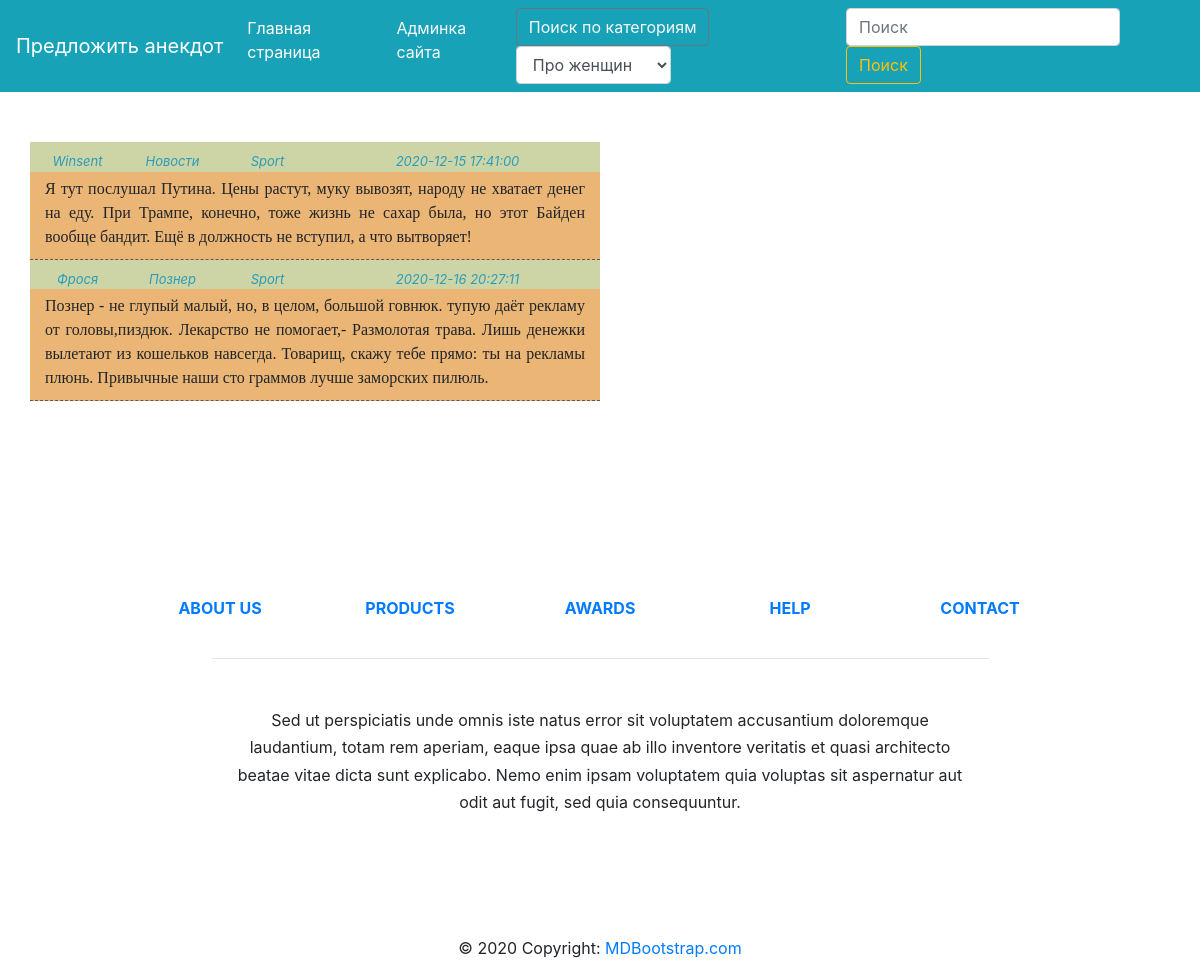
The app's page /elem/category.php?category=Sport with its own data.
### tables this page shows
CREATE TABLE `anecdot` (
  `id` int(11) NOT NULL,
  `user_name` varchar(128) DEFAULT NULL,
  `title` varchar(132) DEFAULT NULL,
  `text` text,
  `category` varchar(128) DEFAULT NULL,
  `date` datetime DEFAULT NULL,
  `is_approved` tinyint(1) DEFAULT '0'
);

### elem/category.php (the view, shortened to what this page needs)
<?php
require 'init.php';
function getCategorySearch($link)
{
    $content = '';
    if (!isset($_GET['category']) ){
        $_SESSION['admin_message'] = ['text' => 'Page not found', 'status' => 'text-danger'];
        $title = 'Page not found';
        header("HTTP/1.0 404 Not found");
    }else{
        $categorySearch = $_GET['category'];
        $query = "SELECT COUNT(*) as count FROM anecdot WHERE category = '$categorySearch'";
        $result = mysqli_query($link, $query) or die(mysqli_error($link));
        $count = mysqli_fetch_assoc($result)['count'];
        if (!isset($count)){
            $_SESSION['admin_message'] = ['text' => 'Page not found', 'status' => 'text-danger'];
            $title = 'Page not found';
            header("HTTP/1.0 404 Not found");
            }elseif(isset($count) && $count >= 1){
                $query = "SELECT * FROM anecdot WHERE is_approved = true AND category = '$categorySearch'";
                $result = mysqli_query($link, $query) or die(mysqli_error($link));
                for ($data = []; $row = mysqli_fetch_assoc($result) ; $data[] = $row);
                foreach ($data as $item) {
                $content .="
<div class='container-fluid'>
    <div class='row' style='font-size: 13px; color: #2b9dba; font-style: italic'>
                        <div class='col-md-1' style='text-align: center;background-color: #cdd4a6; padding-top: 10px'>{$item['user_name']}
                        </div>
                        <div class='col-md-1' style='text-align: center;background-color: #cdd4a6; padding-top: 10px'>{$item['title']}</div>
                        <div class='col-md-1' style='text-align: center;background-color: #cdd4a6; padding-top: 10px'>{$item['category']}
                        </div>
                        <div class='col-md-3' style='text-align: center;background-color: #cdd4a6; padding-top: 10px'>{$item['date']}</div>
    </div>
             <div class='row' style='font-family: Cambria Regular'>
                 <div class='col-md-6' style='text-align: justify; background-color: #eab575;border-bottom: 1px dashed #665656; padding-top: 5px;padding-bottom: 10px'>{$item['text']}</div>
             </div>
</div>";
            }
        }elseif (isset($count) && $count < 1){
            $_SESSION['admin_message'] = ['text' => 'Анекдотов по этой категории еще нет', 'status' => 'text-primary'];
            $title = 'Page not found';
            header("HTTP/1.0 404 Not found");
        }
    }
    require "../admin/layout.php";
}
getCategorySearch($link);

### records on screen
anecdot: user_name "Winsent", title "Новости", category "Sport", date "2020-12-15 17:41:00", text "Я тут послушал Путина. Цены растут, муку вывозят, народу не хватает денег на еду. При Трампе, конечно, тоже жизнь не сахар была, но этот Байден вообще бандит. Ещё в должность не вступил, а что вытворяет!"
anecdot: user_name "Фрося", title "Познер", category "Sport", date "2020-12-16 20:27:11", text "Познер - не глупый малый, но, в целом, большой говнюк. тупую даёт рекламу от головы,пиздюк. Лекарство не помогает,- Размолотая трава. Лишь денежки вылетают из кошельков навсегда. Товарищ, скажу тебе прямо: ты на рекламы плюнь. Привычные наши сто граммов лучше заморских пилюль."
